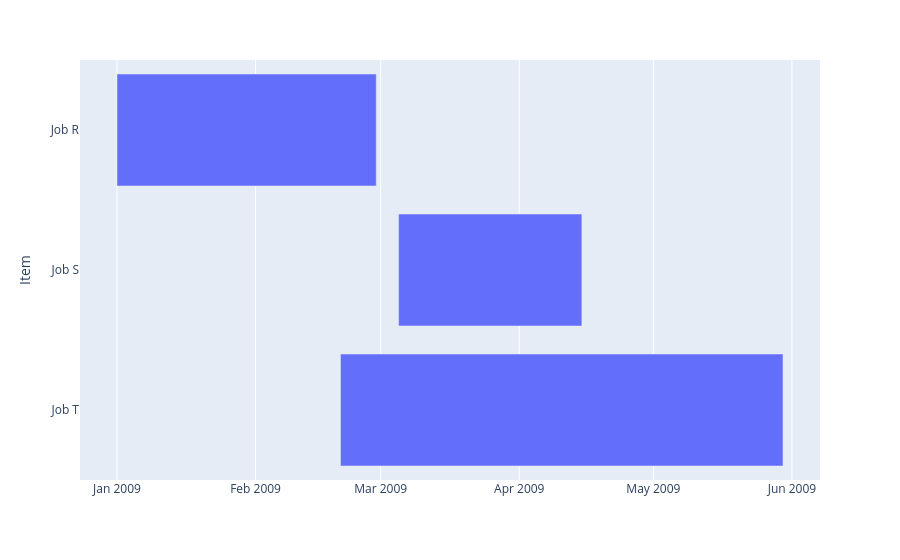

Here is the notebook cell this chart was saved with:
### Markdown cell above
## 2. Import the required libraries

We begin by importing the tools needed for data handling and visualisation.

As you read the imports, ask:

- Which library handles tabular project data?
- Which library draws the chart?
- Which module helps Matplotlib work with dates?

Understanding imports makes the later code easier to follow.

### Code cell
import plotly.express as px
import pandas as pd
import nbformat

df = pd.DataFrame([
    dict (Item="Job R", Start='2009-01-01', Finish='2009-02-28'),
    dict (Item="Job S", Start='2009-03-05', Finish='2009-04-15'),
    dict (Item="Job T", Start='2009-02-20', Finish='2009-05-30')
])

fig = px.timeline (df, x_start="Start", x_end="Finish", y="Item")
fig.update_yaxes (autorange="reversed")
fig.show()

### Figure 1 — Plotly figure (JSON) as saved in the notebook; plotly's stock layout.template omitted (floating-point values rounded to 4 significant figures)
{"data": [{"base": ["2009-01-01T00:00:00.000000", "2009-03-05T00:00:00.000000", "2009-02-20T00:00:00.000000"], "hovertemplate": "Start=%{base}<br>Finish=%{x}<br>Item=%{y}<extra></extra>", "legendgroup": "", "marker": {"color": "#636efa", "pattern": {"shape": ""}}, "name": "", "orientation": "h", "showlegend": false, "textposition": "auto", "type": "bar", "x": [5011200000, 3542400000, 8553600000], "xaxis": "x", "y": ["Job R", "Job S", "Job T"], "yaxis": "y"}], "layout": {"barmode": "overlay", "legend": {"tracegroupgap": 0}, "margin": {"t": 60}, "xaxis": {"anchor": "y", "domain": [0, 1], "type": "date"}, "yaxis": {"anchor": "x", "autorange": "reversed", "domain": [0, 1], "title": {"text": "Item"}}}}
